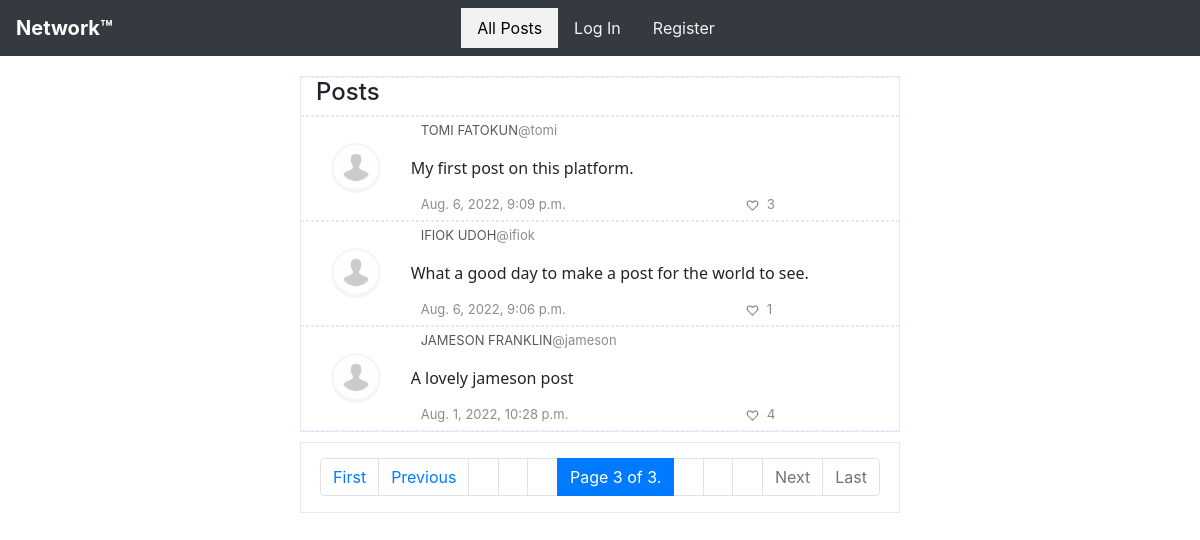
/?page=3, run on the app's committed database.
### network/models.py (models this page shows)
class Post(models.Model):
    post = models.CharField(max_length=255, blank=False, editable=True)
    user = models.ForeignKey(User, related_name="posted_by", on_delete=models.CASCADE)
    timestamp = models.DateTimeField(auto_now=True, null=False)

class User(AbstractUser):
    bio = models.CharField(max_length=255, blank=True)
    photo = models.ImageField(upload_to='profile/photos', blank=True)

### network/views.py (the view)
# urls.py: path("", views.index, name="index"),
def index(request):
    posts = Post.objects.all().order_by("-timestamp")
    meta = {
            "components_to_show" : ("make_post","posts")
        }
    return load_posts(request=request, posts=posts, meta_data=meta)

### network/views.py (called while the page is built)
def load_posts(request, posts, user_likes=None,
    meta_data={
        "components_to_show" : None,
        "profile_user" : None,
        "follows_user" : None,
        "followers_count": 0,
        "count_user_follows": 0
    }):
    if request.user.is_authenticated :
        likes = Like.objects.filter(user=request.user)
        user_likes = [like.post.id for like in likes]
    else:
        print("The user is not authenticated.")
    paginator = Paginator(posts, 10)
    page_number = 1
    try:
        page_number = request.GET.get('page')
    except Exception:
        print("The paginator page number threw and exception.")
        traceback.print_exc
    new_posts = paginator.get_page(page_number)
    return render(request, "network/index.html", {
        "posts" : new_posts,
        "user_likes" : user_likes,
        "meta" : meta_data
    })

### network/templates/network/index.html (shortened to what this page needs)
{% extends "network/layout.html" %}
{% load static %}
{% block body %}
    {% if 'posts' in meta.components_to_show %}
            <div class="container" style="margin: 20px auto 10px auto;">
                <div class="row  align-items-center post">
                    <div class="col">
                        <h4>Posts</h4>
                    </div>
                </div>
                {% for post in posts %}
                    <div class="row  align-items-center post">
                        <div class="col-2 justify-content-center" style="padding: 10px 30px;">
                            {% if post.user.photo %}
                                <img width="50" height="50" style="border-radius: 60px;" src="{{ post.user.photo.url }}" alt=""  />
                            {% else %}
                                <img width="50" height="50" style="border-radius: 60px;" src="{% static 'network/img/user.png' %}" alt=""  />
                            {% endif %}
                        </div>
                        <div class="col-10">
                            <div class="row align-items-start post_meta">
                                <div class="col-10">
                                    <a class="fullname" href="{% url 'profile' post.user.username %}">{{ post.user.first_name|upper }} {{ post.user.last_name|upper }}</a><span class="username">@{{post.user}}</span>
                                </div>
                            </div>
                            <div class="row align-items-center" id="post_div">
                                <div class="col-12 post_content">{{post.post}}</div>
                            </div>
                            <div class="row  align-items-end post_meta_bottom">
                                <div class="col-8">
                                    <div class="username">{{post.timestamp}}</div>
                                </div>
                                <div class="col-2 ">
                                    {% if not user.is_authenticated or not post.id in user_likes %}
                                         <img src="{% static 'network/img/translike.png' %}" data-postid="{{post.id}}" class="mylikes_unlike btn_like post_meta_items_unlike"  />&nbsp;&nbsp;<span class="likes">{{post.likes.count}}</span>
                                    {% else %}
                                        <img src="{% static 'network/img/red.png' %}" data-postid="{{post.id}}" class="mylikes_like btn_like post_meta_items_like" />&nbsp;&nbsp;<span class="likes">{{post.likes.count}}</span>
                                    {% endif %}
                                </div>
                            </div>
                        </div>
                    </div>
                {% empty %}
                        <div class="row" style="padding: 20px;">
                            <div class="col">
                                <h7>No posts to display. Follow other users to see their posts.</h7>
                            </div>
                        </div>
                {% endfor %}
            </div>
        {% if posts.paginator.num_pages > 1 %}
            <div class="container align-items-center" >
                <nav style="margin-top:15px;">
                    <ul class="pagination justify-content-center">
                        {% if posts.has_previous %}
                            <li class="page-item">
                                <a class="page-link" href="?page=1" tabindex="-1">First</a>
                            </li>
                            <li class="page-item">
                                <a class="page-link" href="?page={{ posts.previous_page_number }}" tabindex="-1">Previous</a>
                            </li>
                        {% endif %}
                            <li class="page-item disabled">
                                <a class="page-link" href="#" tabindex="-1">&nbsp;</a>
                            </li>
                            <li class="page-item disabled">
                                <a class="page-link" href="#" tabindex="-1">&nbsp;</a>
                            </li>
                            <li class="page-item disabled">
                                <a class="page-link" href="#" tabindex="-1">&nbsp;</a>
                            </li>
                        <li class="page-item active">
                          <a class="page-link" href="#">Page {{ posts.number }} of {{ posts.paginator.num_pages }}. <span class="sr-only">(current)</span></a>
                        </li>
                            <li class="page-item disabled">
                                <a class="page-link" href="#" tabindex="-1">&nbsp;</a>
                            </li>
                            <li class="page-item disabled">
                                <a class="page-link" href="#" tabindex="-1">&nbsp;</a>
                            </li>
                            <li class="page-item disabled">
                                <a class="page-link" href="#" tabindex="-1">&nbsp;</a>
                            </li>
                        {% if posts.has_next %}
                            <li class="page-item">
                                <a class="page-link" href="?page={{ posts.next_page_number }}" tabindex="-1">Next</a>
                            </li>
                            <li class="page-item">
                                <a class="page-link" href="?page={{ posts.paginator.num_pages }}" tabindex="-1">Last</a>
                            </li>
                        {% else %}
                            <li class="page-item disabled">
                                <a class="page-link" href="#" tabindex="-1">Next</a>
                            </li>
                            <li class="page-item disabled">
                                <a class="page-link" href="#" tabindex="-1">Last</a>
                            </li>
                        {% endif %}
                    </ul>
                </nav>
            </div>
        {% endif %}
    {% endif %}
{% endblock %}

### network/static/network/styles/styles.css (style rules this page uses)
@media (min-width: 1200px) { .container { max-width: 600px; } }
.container { border:.1px solid lavender; }
.fullname { color:#595959; font-size: small; text-decoration: none; }
.username { color:#8c8c8c; font-size: small; }
.post_content { padding:10px; font-family: "Segoe UI", Roboto, Helvetica, Arial, sans-serif; }
.post_meta { padding: 0px 5px 5px 5px; }
.btn_like { align-items: center; vertical-align: middle; }
.post_meta_items_unlike { width: 13px; height: 13px; }
.post_meta_bottom { color:#8c8c8c; font-size: smaller; padding:5px; }
.post { border-top: 1px dashed lavender; border-bottom: 1px dashed lavender; }

### data on the page
Post: user.first_name "TOMI", user.last_name "FATOKUN", user "tomi", post "My first post on this platform.", timestamp "Aug. 6, 2022, 9:09 p.m.", likes.count "3"
Post: user.first_name "IFIOK", user.last_name "UDOH", user "ifiok", post "What a good day to make a post for the world to see.", timestamp "Aug. 6, 2022, 9:06 p.m.", likes.count "1"
Post: user.first_name "JAMESON", user.last_name "FRANKLIN", user "jameson", post "A lovely jameson post", timestamp "Aug. 1, 2022, 10:28 p.m.", likes.count "4"

### other printed values
{{ posts.number }} "3"
{{ posts.paginator.num_pages }} "3"
